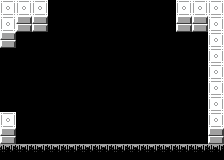

Below is a game level as drawn by its tile map, then a one-line description and the .tmx file that defines it, in full:
An orthogonal 14x10 tile map with 16x16 px tiles, 1 tile layer (Tile Layer 1).

<map version="1.9" tiledversion="1.9.0" orientation="orthogonal" renderorder="right-down" width="14" height="10" tilewidth="16" tileheight="16" infinite="0" nextlayerid="2" nextobjectid="1">
 <tileset firstgid="1" source="../room_tileset.tsx" />
 <layer id="1" name="Tile Layer 1" width="14" height="10">
  <data encoding="csv">
4,4,4,1,1,1,1,1,1,1,1,4,4,4,
4,3,3,1,1,1,1,1,1,1,1,3,3,4,
3,1,1,1,1,1,1,1,1,1,1,1,1,4,
1,1,1,1,1,1,1,1,1,1,1,1,1,4,
1,1,1,1,1,1,1,1,1,1,1,1,1,4,
1,1,1,1,1,1,1,1,1,1,1,1,1,4,
1,1,1,1,1,1,1,1,1,1,1,1,1,4,
4,1,1,1,1,1,1,1,1,1,1,1,1,4,
3,1,1,1,1,1,1,1,1,1,1,1,1,3,
5,5,5,5,5,5,5,5,5,5,5,5,5,5
</data>
 </layer>
</map>
